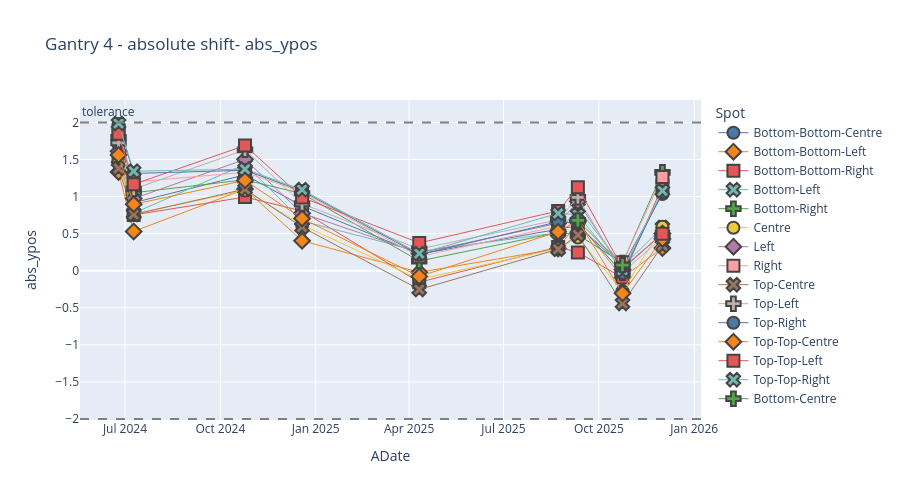

The notebook cell this image was saved under:
### Code cell
plotly_spot_position(sub_df, "abs_ypos", "Gantry 4", "XRV-4000", 70, 0, 24)

### Figure 1 — Plotly figure (JSON) as saved in the notebook; plotly's stock layout.template omitted (floating-point values rounded to 4 significant figures)
{"data": [{"hovertemplate": "Spot=Bottom-Bottom-Centre<br>ADate=%{x}<br>abs_ypos=%{y}<extra></extra>", "legendgroup": "Bottom-Bottom-Centre", "line": {"width": 1}, "marker": {"color": "#4C78A8", "line": {"width": 2}, "size": 12, "symbol": "circle"}, "mode": "markers+lines", "name": "Bottom-Bottom-Centre", "orientation": "v", "showlegend": true, "type": "scatter", "x": ["2024-06-24T19:07:29.000000000", "2024-07-09T09:29:40.000000000", "2024-10-24T18:22:30.000000000", "2024-12-18T18:46:12.000000000", "2025-04-10T19:05:24.000000000", "2025-08-22T17:24:40.000000000", "2025-09-10T19:20:56.000000000", "2025-10-23T20:19:28.000000000", "2025-12-01T08:33:29.000000000"], "xaxis": "x", "y": [1.704, 0.9183, 1.293, 0.8736, 0.2236, 0.5569, 0.6087, 0.0587, 1.034], "yaxis": "y"}, {"hovertemplate": "Spot=Bottom-Bottom-Left<br>ADate=%{x}<br>abs_ypos=%{y}<extra></extra>", "legendgroup": "Bottom-Bottom-Left", "line": {"width": 1}, "marker": {"color": "#F58518", "line": {"width": 2}, "size": 12, "symbol": "diamond"}, "mode": "markers+lines", "name": "Bottom-Bottom-Left", "orientation": "v", "showlegend": true, "type": "scatter", "x": ["2024-06-24T19:07:29.000000000", "2024-07-09T09:29:40.000000000", "2024-10-24T18:22:30.000000000", "2024-12-18T18:46:12.000000000", "2025-04-10T19:05:24.000000000", "2025-08-22T17:24:40.000000000", "2025-09-10T19:20:56.000000000", "2025-10-23T20:19:28.000000000", "2025-12-01T08:33:29.000000000"], "xaxis": "x", "y": [1.331, 0.5298, 1.101, 0.4046, -0.0212, 0.298, 0.6613, -0.093, 0.3075], "yaxis": "y"}, {"hovertemplate": "Spot=Bottom-Bottom-Right<br>ADate=%{x}<br>abs_ypos=%{y}<extra></extra>", "legendgroup": "Bottom-Bottom-Right", "line": {"width": 1}, "marker": {"color": "#E45756", "line": {"width": 2}, "size": 12, "symbol": "square"}, "mode": "markers+lines", "name": "Bottom-Bottom-Right", "orientation": "v", "showlegend": true, "type": "scatter", "x": ["2024-06-24T19:07:29.000000000", "2024-07-09T09:29:40.000000000", "2024-10-24T18:22:30.000000000", "2024-12-18T18:46:12.000000000", "2025-04-10T19:05:24.000000000", "2025-08-22T17:24:40.000000000", "2025-09-10T19:20:56.000000000", "2025-10-23T20:19:28.000000000", "2025-12-01T08:33:29.000000000"], "xaxis": "x", "y": [1.529, 0.7525, 0.9937, 0.8059, -0.1554, 0.3194, 0.247, -0.0924, 1.145], "yaxis": "y"}, {"hovertemplate": "Spot=Bottom-Left<br>ADate=%{x}<br>abs_ypos=%{y}<extra></extra>", "legendgroup": "Bottom-Left", "line": {"width": 1}, "marker": {"color": "#72B7B2", "line": {"width": 2}, "size": 12, "symbol": "x"}, "mode": "markers+lines", "name": "Bottom-Left", "orientation": "v", "showlegend": true, "type": "scatter", "x": ["2024-06-24T19:07:29.000000000", "2024-07-09T09:29:40.000000000", "2024-10-24T18:22:30.000000000", "2024-12-18T18:46:12.000000000", "2025-04-10T19:05:24.000000000", "2025-08-22T17:24:40.000000000", "2025-09-10T19:20:56.000000000", "2025-10-23T20:19:28.000000000", "2025-12-01T08:33:29.000000000"], "xaxis": "x", "y": [1.512, 0.7761, 1.434, 0.6712, 0.2601, 0.5126, 0.8474, 0.0556, 0.5842], "yaxis": "y"}, {"hovertemplate": "Spot=Bottom-Right<br>ADate=%{x}<br>abs_ypos=%{y}<extra></extra>", "legendgroup": "Bottom-Right", "line": {"width": 1}, "marker": {"color": "#54A24B", "line": {"width": 2}, "size": 12, "symbol": "cross"}, "mode": "markers+lines", "name": "Bottom-Right", "orientation": "v", "showlegend": true, "type": "scatter", "x": ["2024-06-24T19:07:29.000000000", "2024-07-09T09:29:40.000000000", "2024-10-24T18:22:30.000000000", "2024-12-18T18:46:12.000000000", "2025-04-10T19:05:24.000000000", "2025-08-22T17:24:40.000000000", "2025-09-10T19:20:56.000000000", "2025-10-23T20:19:28.000000000", "2025-12-01T08:33:29.000000000"], "xaxis": "x", "y": [1.798, 1.052, 1.226, 1.04, 0.1305, 0.5153, 0.4841, 0.105, 1.327], "yaxis": "y"}, {"hovertemplate": "Spot=Centre<br>ADate=%{x}<br>abs_ypos=%{y}<extra></extra>", "legendgroup": "Centre", "line": {"width": 1}, "marker": {"color": "#EECA3B", "line": {"width": 2}, "size": 12, "symbol": "circle"}, "mode": "markers+lines", "name": "Centre", "orientation": "v", "showlegend": true, "type": "scatter", "x": ["2024-06-24T19:07:29.000000000", "2024-07-09T09:29:40.000000000", "2024-10-24T18:22:30.000000000", "2024-12-18T18:46:12.000000000", "2025-04-10T19:05:24.000000000", "2025-08-22T17:24:40.000000000", "2025-09-10T19:20:56.000000000", "2025-10-23T20:19:28.000000000", "2025-12-01T08:33:29.000000000"], "xaxis": "x", "y": [1.466, 0.7653, 1.081, 0.6182, -0.1158, 0.3007, 0.4466, -0.2765, 0.5914], "yaxis": "y"}, {"hovertemplate": "Spot=Left<br>ADate=%{x}<br>abs_ypos=%{y}<extra></extra>", "legendgroup": "Left", "line": {"width": 1}, "marker": {"color": "#B279A2", "line": {"width": 2}, "size": 12, "symbol": "diamond"}, "mode": "markers+lines", "name": "Left", "orientation": "v", "showlegend": true, "type": "scatter", "x": ["2024-06-24T19:07:29.000000000", "2024-07-09T09:29:40.000000000", "2024-10-24T18:22:30.000000000", "2024-12-18T18:46:12.000000000", "2025-04-10T19:05:24.000000000", "2025-08-22T17:24:40.000000000", "2025-09-10T19:20:56.000000000", "2025-10-23T20:19:28.000000000", "2025-12-01T08:33:29.000000000"], "xaxis": "x", "y": [1.612, 0.9731, 1.502, 0.775, 0.2393, 0.6398, 0.9344, 0.0174, 0.5026], "yaxis": "y"}, {"hovertemplate": "Spot=Right<br>ADate=%{x}<br>abs_ypos=%{y}<extra></extra>", "legendgroup": "Right", "line": {"width": 1}, "marker": {"color": "#FF9DA6", "line": {"width": 2}, "size": 12, "symbol": "square"}, "mode": "markers+lines", "name": "Right", "orientation": "v", "showlegend": true, "type": "scatter", "x": ["2024-06-24T19:07:29.000000000", "2024-07-09T09:29:40.000000000", "2024-10-24T18:22:30.000000000", "2024-12-18T18:46:12.000000000", "2025-04-10T19:05:24.000000000", "2025-08-22T17:24:40.000000000", "2025-09-10T19:20:56.000000000", "2025-10-23T20:19:28.000000000", "2025-12-01T08:33:29.000000000"], "xaxis": "x", "y": [1.88, 1.196, 1.328, 1.062, 0.1907, 0.6013, 0.5942, 0.113, 1.264], "yaxis": "y"}, {"hovertemplate": "Spot=Top-Centre<br>ADate=%{x}<br>abs_ypos=%{y}<extra></extra>", "legendgroup": "Top-Centre", "line": {"width": 1}, "marker": {"color": "#9D755D", "line": {"width": 2}, "size": 12, "symbol": "x"}, "mode": "markers+lines", "name": "Top-Centre", "orientation": "v", "showlegend": true, "type": "scatter", "x": ["2024-06-24T19:07:29.000000000", "2024-07-09T09:29:40.000000000", "2024-10-24T18:22:30.000000000", "2024-12-18T18:46:12.000000000", "2025-04-10T19:05:24.000000000", "2025-08-22T17:24:40.000000000", "2025-09-10T19:20:56.000000000", "2025-10-23T20:19:28.000000000", "2025-12-01T08:33:29.000000000"], "xaxis": "x", "y": [1.38, 0.7588, 1.1, 0.5882, -0.2526, 0.2893, 0.4829, -0.4416, 0.3394], "yaxis": "y"}, {"hovertemplate": "Spot=Top-Left<br>ADate=%{x}<br>abs_ypos=%{y}<extra></extra>", "legendgroup": "Top-Left", "line": {"width": 1}, "marker": {"color": "#BAB0AC", "line": {"width": 2}, "size": 12, "symbol": "cross"}, "mode": "markers+lines", "name": "Top-Left", "orientation": "v", "showlegend": true, "type": "scatter", "x": ["2024-06-24T19:07:29.000000000", "2024-07-09T09:29:40.000000000", "2024-10-24T18:22:30.000000000", "2024-12-18T18:46:12.000000000", "2025-04-10T19:05:24.000000000", "2025-08-22T17:24:40.000000000", "2025-09-10T19:20:56.000000000", "2025-10-23T20:19:28.000000000", "2025-12-01T08:33:29.000000000"], "xaxis": "x", "y": [1.723, 1.102, 1.629, 0.9035, 0.2933, 0.687, 0.9905, -0.0266, 0.45], "yaxis": "y"}, {"hovertemplate": "Spot=Top-Right<br>ADate=%{x}<br>abs_ypos=%{y}<extra></extra>", "legendgroup": "Top-Right", "line": {"width": 1}, "marker": {"color": "#4C78A8", "line": {"width": 2}, "size": 12, "symbol": "circle"}, "mode": "markers+lines", "name": "Top-Right", "orientation": "v", "showlegend": true, "type": "scatter", "x": ["2024-06-24T19:07:29.000000000", "2024-07-09T09:29:40.000000000", "2024-10-24T18:22:30.000000000", "2024-12-18T18:46:12.000000000", "2025-04-10T19:05:24.000000000", "2025-08-22T17:24:40.000000000", "2025-09-10T19:20:56.000000000", "2025-10-23T20:19:28.000000000", "2025-12-01T08:33:29.000000000"], "xaxis": "x", "y": [1.978, 1.312, 1.355, 1.077, 0.2162, 0.6605, 0.6408, -0.0341, 1.061], "yaxis": "y"}, {"hovertemplate": "Spot=Top-Top-Centre<br>ADate=%{x}<br>abs_ypos=%{y}<extra></extra>", "legendgroup": "Top-Top-Centre", "line": {"width": 1}, "marker": {"color": "#F58518", "line": {"width": 2}, "size": 12, "symbol": "diamond"}, "mode": "markers+lines", "name": "Top-Top-Centre", "orientation": "v", "showlegend": true, "type": "scatter", "x": ["2024-06-24T19:07:29.000000000", "2024-07-09T09:29:40.000000000", "2024-10-24T18:22:30.000000000", "2024-12-18T18:46:12.000000000", "2025-04-10T19:05:24.000000000", "2025-08-22T17:24:40.000000000", "2025-09-10T19:20:56.000000000", "2025-10-23T20:19:28.000000000", "2025-12-01T08:33:29.000000000"], "xaxis": "x", "y": [1.562, 0.8967, 1.218, 0.7039, -0.0766, 0.5254, 0.6807, -0.3045, 0.4277], "yaxis": "y"}, {"hovertemplate": "Spot=Top-Top-Left<br>ADate=%{x}<br>abs_ypos=%{y}<extra></extra>", "legendgroup": "Top-Top-Left", "line": {"width": 1}, "marker": {"color": "#E45756", "line": {"width": 2}, "size": 12, "symbol": "square"}, "mode": "markers+lines", "name": "Top-Top-Left", "orientation": "v", "showlegend": true, "type": "scatter", "x": ["2024-06-24T19:07:29.000000000", "2024-07-09T09:29:40.000000000", "2024-10-24T18:22:30.000000000", "2024-12-18T18:46:12.000000000", "2025-04-10T19:05:24.000000000", "2025-08-22T17:24:40.000000000", "2025-09-10T19:20:56.000000000", "2025-10-23T20:19:28.000000000", "2025-12-01T08:33:29.000000000"], "xaxis": "x", "y": [1.847, 1.166, 1.689, 0.9887, 0.3747, 0.8056, 1.127, 0.0354, 0.4995], "yaxis": "y"}, {"hovertemplate": "Spot=Top-Top-Right<br>ADate=%{x}<br>abs_ypos=%{y}<extra></extra>", "legendgroup": "Top-Top-Right", "line": {"width": 1}, "marker": {"color": "#72B7B2", "line": {"width": 2}, "size": 12, "symbol": "x"}, "mode": "markers+lines", "name": "Top-Top-Right", "orientation": "v", "showlegend": true, "type": "scatter", "x": ["2024-06-24T19:07:29.000000000", "2024-07-09T09:29:40.000000000", "2024-10-24T18:22:30.000000000", "2024-12-18T18:46:12.000000000", "2025-04-10T19:05:24.000000000", "2025-08-22T17:24:40.000000000", "2025-09-10T19:20:56.000000000", "2025-10-23T20:19:28.000000000", "2025-12-01T08:33:29.000000000"], "xaxis": "x", "y": [1.986, 1.342, 1.37, 1.093, 0.231, 0.7733, 0.7552, 0.0083, 1.078], "yaxis": "y"}, {"hovertemplate": "Spot=Bottom-Centre<br>ADate=%{x}<br>abs_ypos=%{y}<extra></extra>", "legendgroup": "Bottom-Centre", "line": {"width": 1}, "marker": {"color": "#54A24B", "line": {"width": 2}, "size": 12, "symbol": "cross"}, "mode": "markers+lines", "name": "Bottom-Centre", "orientation": "v", "showlegend": true, "type": "scatter", "x": ["2025-09-10T19:20:56.000000000", "2025-10-23T20:19:28.000000000"], "xaxis": "x", "y": [0.6784, 0.0751], "yaxis": "y"}], "layout": {"annotations": [{"showarrow": false, "text": "tolerance", "x": 0, "xanchor": "left", "xref": "x domain", "y": 2, "yanchor": "bottom", "yref": "y"}], "height": 500, "legend": {"title": {"text": "Spot"}, "tracegroupgap": 0}, "shapes": [{"line": {"color": "grey", "dash": "dash"}, "type": "line", "x0": 0, "x1": 1, "xref": "x domain", "y0": 2, "y1": 2, "yref": "y"}, {"line": {"color": "grey", "dash": "dash"}, "type": "line", "x0": 0, "x1": 1, "xref": "x domain", "y0": -2, "y1": -2, "yref": "y"}], "title": {"text": "Gantry 4 - absolute shift- abs_ypos"}, "xaxis": {"anchor": "y", "domain": [0, 1], "title": {"text": "ADate"}}, "yaxis": {"anchor": "x", "domain": [0, 1], "title": {"text": "abs_ypos"}}}}
